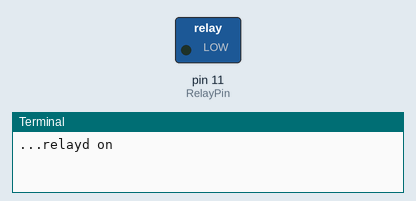
Simulated run of this program. Board: Raspberry Pi (header pin numbers). On the bench: switched loads named in the program (green lamp = pin HIGH), the last lines printed to the terminal.

Above: at 2.5 s.
At 7.5 s:
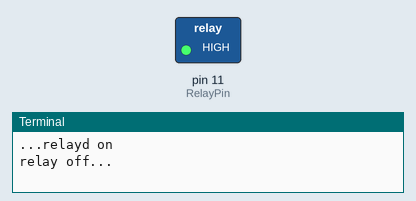
Timing chart, 0 to 13.0 s (numbered marks = the images above):
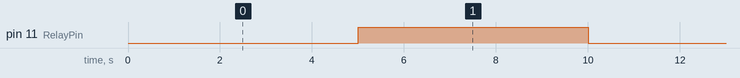

Measured:
- by itself, pin 11 (RelayPin): alternates HIGH for 5.0 s and LOW for 5.0 s

The program:

relay.py
```python
#!/usr/bin/env python
import RPi.GPIO as GPIO
import time

RelayPin = 11    # pin11

def setup():
    GPIO.setmode(GPIO.BOARD)       # Numbers GPIOs by physical location
    GPIO.setup(RelayPin, GPIO.OUT)
    GPIO.output(RelayPin, GPIO.LOW)

def loop():
    while True:
        print ('...relayd on')
        GPIO.output(RelayPin, GPIO.LOW)
        time.sleep(5)
        print ('relay off...')
        GPIO.output(RelayPin, GPIO.HIGH)
        time.sleep(5)

def destroy():
    GPIO.output(RelayPin, GPIO.LOW)
    GPIO.cleanup()

if __name__ == '__main__':
    setup()
    try:
        loop()
    except KeyboardInterrupt:  # When 'Ctrl+C' is pressed, the child program destroy() will be  executed.
        destroy()
```
